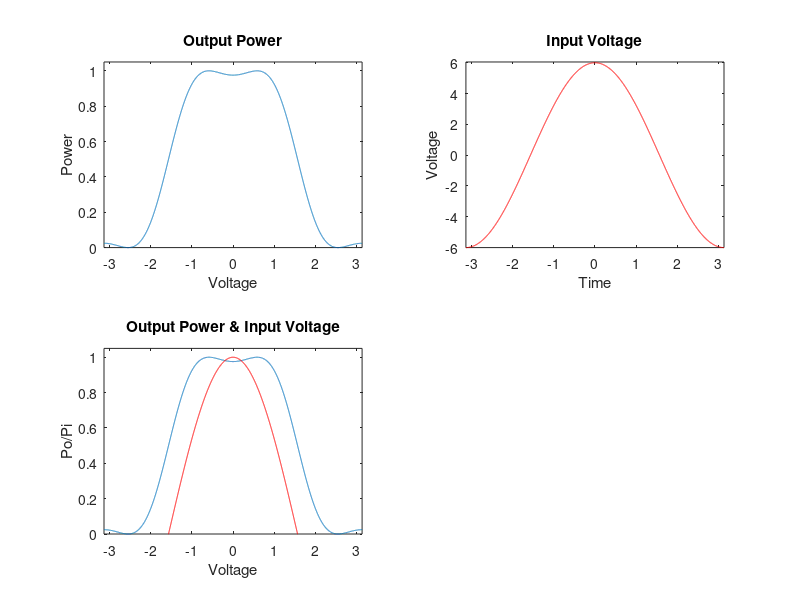

Source code (MATLAB):
% Plot signal voltage vs. output power for
% Mach-Zehnder Interferometer

Pi = 1;
w = -pi:.001:pi;
t = 1;
V = 6.*cos(w*t);
v = V/6;
Vpi = 10;
Po = .5*(1 + sin(.1*(pi.*V)));
% plot output power
subplot(2,2,1); plot(w,Po)
xlim([-pi pi]);
ylim([0 1.05]);
title('Output Power');
xlabel('Voltage');
ylabel('Power');
% plot input voltage
subplot(2,2,2); plot(w,V,'r')
xlim([-pi pi]);
ylim([-6 6.05]);
title('Input Voltage');
xlabel('Time');
ylabel('Voltage');
% compare both
subplot(2,2,3); 
plot(w,Po)
hold on 
plot(w,v,'r')
xlim([-pi pi]);
ylim([0 1.05]);
title('Output Power & Input Voltage');
xlabel('Voltage');
ylabel('Po/Pi');